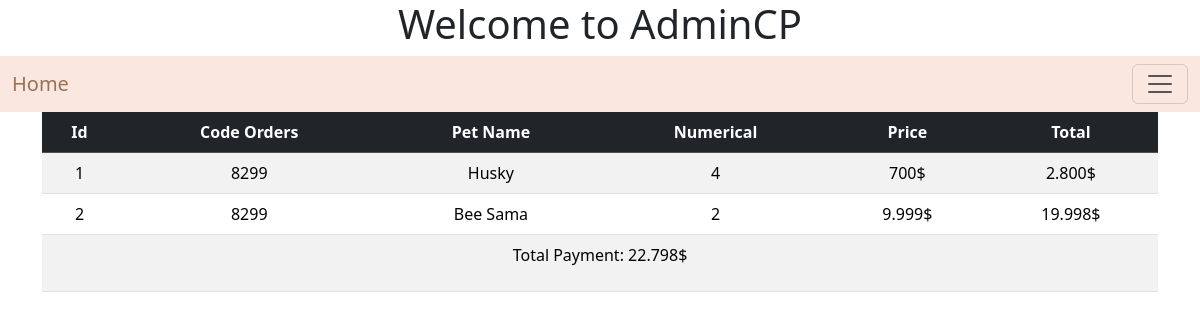
Page /admincp/index.php?action=orderdetails&query=details&code=8299 on the committed database.
### tables this page shows
CREATE TABLE IF NOT EXISTS `tbl_cart_details` (
  `id_cart_details` int(11) NOT NULL AUTO_INCREMENT,
  `code_cart` varchar(10) NOT NULL,
  `petid` int(11) NOT NULL,
  `numericalbought` int(11) NOT NULL,
  PRIMARY KEY (`id_cart_details`)
);

CREATE TABLE IF NOT EXISTS `tbl_pet` (
  `stt` int(11) NOT NULL AUTO_INCREMENT,
  `petid` varchar(100) NOT NULL,
  `petname` varchar(250) NOT NULL,
  `price` varchar(50) NOT NULL,
  `numerical` int(11) NOT NULL,
  `img` varchar(50) NOT NULL,
  `petstatus` int(11) NOT NULL,
  `id_petlist` int(11) NOT NULL,
  PRIMARY KEY (`stt`)
);

### admincp/modules/ordermanagerment/detail.php (the view)
<?php
    $code = $_GET['code'];
    $sql_listed = "SELECT * FROM tbl_cart_details, tbl_pet WHERE tbl_cart_details.petid = tbl_pet.stt AND tbl_cart_details.code_cart = '".$code."' ORDER BY tbl_cart_details.id_cart_details DESC";
    $query_listed = mysqli_query($mysqli,$sql_listed);
?>
<link href="css/styleadmincp.css" rel="stylesheet" type="text/css" />
<div class="container">
    <table class="table table-hover text-center table-striped" style="vertical-align: middle;">
        <thead class="table-dark">
            <tr>
                <th scope="col">
                    Id
                </th>
                <th scope="col">
                    Code Orders
                </th>
                <th scope="col">
                    Pet Name
                </th>
                <th scope="col">
                    Numerical
                </th>
                <th scope="col">
                    Price
                </th>
                <th scope="col">
                    Total
                </th>
            </tr>
        </thead>
        <tbody>
            <?php
            $i = 0;
            $total_payment = 0;
            while($row = mysqli_fetch_array($query_listed)){
                $i++;
                $total = $row['price']*$row['numericalbought'];
                $total_payment += $total;
            ?>
            <tr>
                <td>
                    <?php echo $i ?>
                </td>
                <td>
                    <?php echo $row['code_cart'] ?>
                </td>
                <td>
                    <?php echo $row['petname'] ?>
                </td>
                <td>
                    <?php echo $row['numericalbought'] ?>
                </td>
                <td>
                    <?php echo number_format($row['price'],0,',','.').'$' ?>
                </td>
                <td>
                    <?php echo number_format($total,0,',','.').'$' ?>
                </td>
            </tr>
            <?php } ?>
        </tbody>
        <tr><td colspan="8">
            <p>Total Payment: <?php echo number_format($total_payment,0,',','.').'$'?></p>
        </td></tr>
    </table>
</div>

### rows in the picture
tbl_cart_details: code_cart "8299", petid.petname "Husky", numericalbought "4", petid.price "700", total "2.800"
tbl_cart_details: code_cart "8299", petid.petname "Bee Sama", numericalbought "2", petid.price "9.999", total "19.998"

### other values in the picture
$total_payment "22.798"
